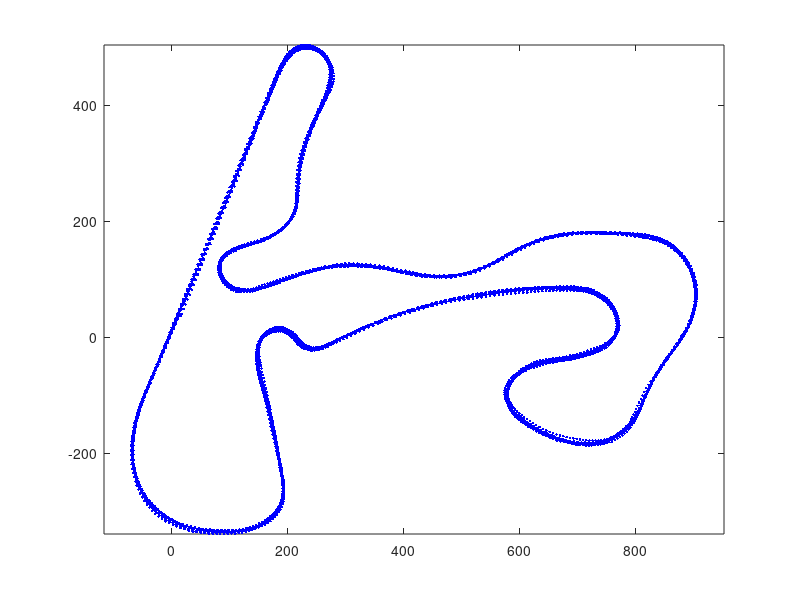

Write MATLAB code to recreate this figure. (Note: this script raises an error after producing the figure.)
clearvars

% close all; 
load('session_zandvoort_laps36-52_20130627_0931_v1.mat')

%% select desired laps

ind = Lap<0;

% for i=[39 40 41 44]
for i=[36:44 49:51]
% for i=41
    ind = or(Lap==i, ind);
end

Lap(~ind)=[];
Distancem(~ind)=[];
Xpositionm(~ind)=[];
Ypositionm(~ind)=[];
Speedms(~ind)=[];
LateralAccelerationG(~ind)=[];
LongitudinalAccelerationG(~ind)=[];
Timestamps(~ind)=[];

%% set startpoint for each lap to distance traveled zero (dist=0)
dist = Distancem;

% for i=unique(Lap)'
%     ind = Lap==i;
%     dist(ind) = dist(ind) - min(dist(ind));
% 
% end
% 
% 
% %% sort the data according distance traveled and fit spline
% [dist_sorted, ind] = sort(dist);
% lap_length = max(dist_sorted);
% ind(end)=1;

% 
% xx1 = Xpositionm(ind);
% yy1 = Ypositionm(ind);



% x = Xpositionm(ind);
% y = Ypositionm(ind);
x = Xpositionm;
y = Ypositionm;

% figure
plot (x,y, 'b.'); hold on
axis equal


%%



d = designfilt('lowpassiir', 'PassbandFrequency', 10, ...
               'StopbandFrequency', 20, 'PassbandRipple', 1, ...
               'StopbandAttenuation', 20, 'SampleRate', 400, ...
               'DesignMethod', 'butter');

x = filtfilt(d, x);
y = filtfilt(d, y);

   
% 
% 
% xf = fft(x);
% yf = fft(y);
% 
% % xft = fft2(x, t)
% 
% 
% fre = 30; % lower frequencies to keep
% %low pass filter
% xf(1+fre:end-fre) = 0; % set higher frequencies to zero
% yf(1+fre:end-fre) = 0; % set higher frequencies to zero
% 
% 
% %differentiation via the FFT is just a matter of scaling the Fourier coefficients. 
% nx = length(xf);
% hx = ceil(nx/2)-1;
% ftdiff = (2i*pi/nx)*(0:hx);
% ftdiff(nx:-1:nx-hx+1) = -ftdiff(2:hx+1);
% % ftddiff = (-(2*pi/nx)^2)*(0:hx);  %this method looks ill behaved. Cant find why this is happening
% % ftddiff(nx:-1:nx-hx+1) = ftddiff(1:hx);
% 
% x = real(ifft(xf));
% y = real(ifft(yf));
% dx = real(ifft(xf.*ftdiff'));
% dy = real(ifft(yf.*ftdiff'));
% ddx = real(ifft(xf.*ftdiff'.^2));
% ddy = real(ifft(yf.*ftdiff'.^2));
% % ddx = real(ifft(xf.*ftddiff'));
% % ddy = real(ifft(yf.*ftddiff'));

%%

plot (x,y,'k.-');
% quiver(x, y, ddx, ddy);
hold off

% c = (dx.*ddy-dy.*ddx) ./ (dx.^2 + dy.^2) .^ (3/2);  
% R = (dx.^2 + dy.^2) .^ (3/2) ./ (dx.*ddy-dy.*ddx);

% figure
% plot(c);

% hold off
